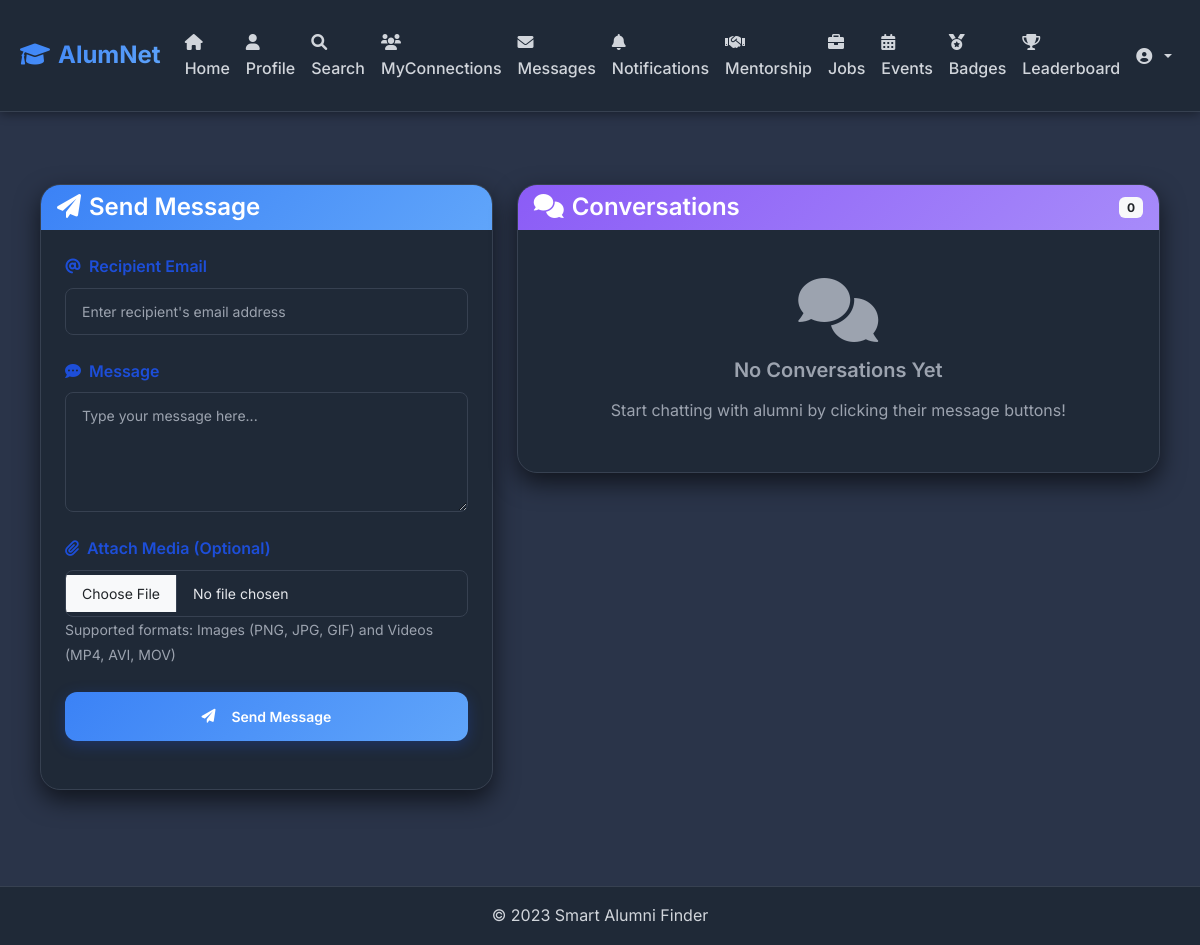
/messages (signed in), run on an earlier commit of the app's database.
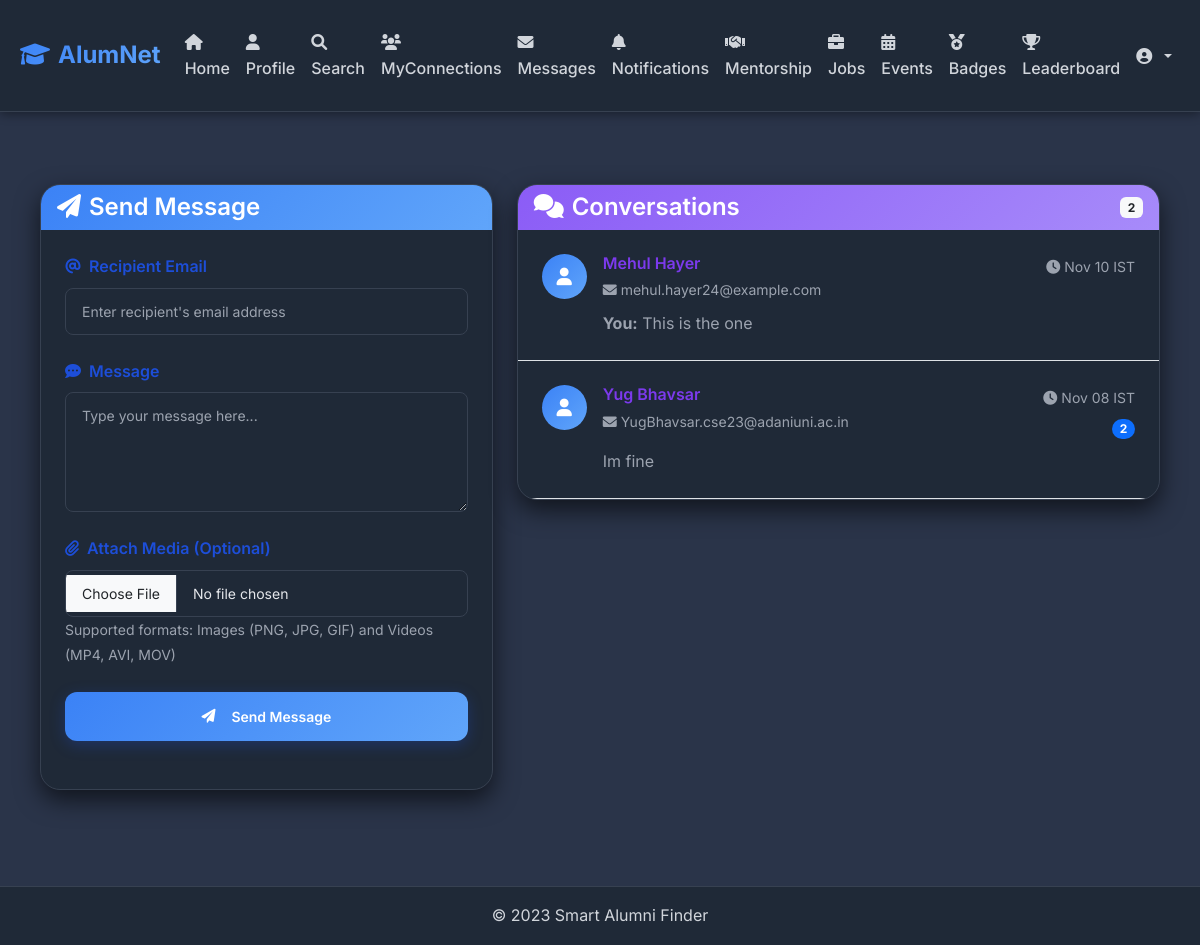
And on a later commit of the database.
### models.py (models this page shows, shortened)
class User(db.Model):
    id = db.Column(db.Integer, primary_key=True)
    username = db.Column(db.String(80), unique=True, nullable=False)
    email = db.Column(db.String(120), unique=True, nullable=False)
    password = db.Column(db.String(120), nullable=False)
    role = db.Column(db.String(20), nullable=False)  # student, alumni, faculty
    alumni_id = db.Column(db.String(20), unique=True, nullable=True)  # For alumni
    faculty_id = db.Column(db.String(20), unique=True, nullable=True)  # For faculty
    batch_year = db.Column(db.Integer, nullable=True)
    skills = db.Column(db.Text, nullable=True)  # comma-separated
    created_at = db.Column(db.DateTime, default=datetime.utcnow)

class Message(db.Model):
    id = db.Column(db.Integer, primary_key=True)
    sender_id = db.Column(db.Integer, db.ForeignKey('user.id'), nullable=False)
    receiver_id = db.Column(db.Integer, db.ForeignKey('user.id'), nullable=False)
    content = db.Column(db.Text, nullable=True)
    media_type = db.Column(db.String(10), nullable=True)  # image, video
    media_path = db.Column(db.String(200), nullable=True)  # path to uploaded file
    timestamp = db.Column(db.DateTime, default=datetime.utcnow)
    sender = db.relationship('User', foreign_keys=[sender_id], backref='sent_messages')
    receiver = db.relationship('User', foreign_keys=[receiver_id], backref='received_messages')

### app.py (the view)
@app.route('/messages')
def messages():
    if 'user_id' not in session:
        return redirect(url_for('login'))
    user_id = session['user_id']
    sent_to = db.session.query(Message.receiver_id).filter_by(sender_id=user_id).distinct().all()
    received_from = db.session.query(Message.sender_id).filter_by(receiver_id=user_id).distinct().all()
    conversation_user_ids = set()
    for user_tuple in sent_to + received_from:
        conversation_user_ids.add(user_tuple[0])
    conversations = []
    for other_user_id in conversation_user_ids:
        if other_user_id != user_id:
            other_user = User.query.get(other_user_id)
            latest_message = Message.query.filter(
                ((Message.sender_id == user_id) & (Message.receiver_id == other_user_id)) |
                ((Message.sender_id == other_user_id) & (Message.receiver_id == user_id))
            ).order_by(Message.timestamp.desc()).first()
            if latest_message:
                conversations.append({
                    'user': other_user,
                    'latest_message': latest_message,
                    'unread_count': Message.query.filter_by(sender_id=other_user_id, receiver_id=user_id).count()
                })
    conversations.sort(key=lambda x: x['latest_message'].timestamp, reverse=True)
    return render_template('messages.html', conversations=conversations)

### templates/messages.html (shortened to what this page needs)
{% extends "base.html" %}
{% block content %}
<div class="messages-section py-5">
    <div class="container">
        <div class="row">
            <div class="col-lg-5 mb-4">
                <div class="card shadow-lg rounded-xl h-100">
                    <div class="card-header bg-gradient-primary text-white">
                        <h4 class="mb-0">
                            <i class="fas fa-paper-plane me-2"></i>Send Message
                        </h4>
                    </div>
                    <div class="card-body p-4">
                        <form method="POST" action="{{ url_for('send_message') }}" enctype="multipart/form-data">
                            <div class="mb-4">
                                <label for="receiver_email" class="form-label fw-semibold">
                                    <i class="fas fa-at me-2"></i>Recipient Email
                                </label>
                                <input type="email" id="receiver_email" name="receiver_email"
                                       class="form-control form-control-lg"
                                       placeholder="Enter recipient's email address"
                                       value="{{ request.args.get('recipient', '') }}" required>
                            </div>
                            <div class="mb-4">
                                <label for="content" class="form-label fw-semibold">
                                    <i class="fas fa-comment-dots me-2"></i>Message
                                </label>
                                <textarea name="content" id="content" class="form-control form-control-lg"
                                          placeholder="Type your message here..." rows="4"
                                          style="resize: vertical; min-height: 120px;"></textarea>
                            </div>
                            <div class="mb-4">
                                <label for="media" class="form-label fw-semibold">
                                    <i class="fas fa-paperclip me-2"></i>Attach Media (Optional)
                                </label>
                                <input type="file" name="media" id="media" class="form-control form-control-lg"
                                       accept="image/*,video/*">
                                <small class="text-muted">Supported formats: Images (PNG, JPG, GIF) and Videos (MP4, AVI, MOV)</small>
                            </div>
                            <button type="submit" class="btn btn-primary btn-lg w-100">
                                <i class="fas fa-paper-plane me-2"></i>Send Message
                            </button>
                        </form>
                    </div>
                </div>
            </div>
            <div class="col-lg-7">
                <div class="card shadow-lg rounded-xl">
                    <div class="card-header bg-gradient-accent text-white d-flex justify-content-between align-items-center">
                        <h4 class="mb-0">
                            <i class="fas fa-comments me-2"></i>Conversations
                        </h4>
                        <span class="badge bg-light text-dark">{{ conversations|length if conversations else 0 }}</span>
                    </div>
                    <div class="card-body p-0">
                        {% if conversations %}
                        <div class="conversations-list">
                            {% for conversation in conversations %}
                            <a href="{{ url_for('chat', user_id=conversation.user.id) }}" class="text-decoration-none">
                                <div class="conversation-item p-4 border-bottom">
                                    <div class="d-flex align-items-start">
                                        <div class="avatar-circle me-3">
                                            <i class="fas fa-user"></i>
                                        </div>
                                        <div class="flex-grow-1">
                                            <div class="d-flex justify-content-between align-items-start mb-2">
                                                <div>
                                                    <h6 class="mb-1 fw-semibold text-dark">{{ conversation.user.username }}</h6>
                                                    <small class="text-muted">
                                                        <i class="fas fa-envelope me-1"></i>{{ conversation.user.email }}
                                                    </small>
                                                </div>
                                                <div class="text-end">
                                                    <small class="text-muted">
                                                        <i class="fas fa-clock me-1"></i>{{ conversation.latest_message.timestamp.strftime('%b %d') }} IST
                                                    </small>
                                                    {% if conversation.unread_count > 0 %}
                                                    <div class="unread-badge mt-1">
                                                        <span class="badge bg-primary rounded-pill">{{ conversation.unread_count }}</span>
                                                    </div>
                                                    {% endif %}
                                                </div>
                                            </div>
                                            <p class="mb-0 conversation-preview text-muted">
                                                {% if conversation.latest_message.sender_id == session['user_id'] %}
                                                    <strong>You:</strong>
                                                {% endif %}
                                                {{ conversation.latest_message.content | truncate(50) }}
                                            </p>
                                        </div>
                                    </div>
                                </div>
                            </a>
                            {% endfor %}
                        </div>
                        {% else %}
                        <div class="text-center py-5">
                            <i class="fas fa-comments fa-4x text-muted mb-3"></i>
                            <h5 class="text-muted">No Conversations Yet</h5>
                            <p class="text-muted mb-0">Start chatting with alumni by clicking their message buttons!</p>
                        </div>
                        {% endif %}
                    </div>
                </div>
            </div>
        </div>
    </div>
</div>
{% endblock %}

### templates/base.html (shortened to what this page needs)
<!DOCTYPE html>
<html lang="en">
<head>
    <link href="https://cdn.jsdelivr.net/npm/bootstrap@5.3.3/dist/css/bootstrap.min.css" rel="stylesheet">
    <link rel="stylesheet" href="{{ url_for('static', filename='css/style.css') }}">
</head>
<body>
    <header>
        <nav class="navbar navbar-expand-lg">
            <div class="container">
                <a class="navbar-brand" href="{{ url_for('index') }}">
                    <i class="fas fa-graduation-cap me-2"></i>AlumNet
                </a>
                <div class="collapse navbar-collapse" id="navbarNav">
                    <ul class="navbar-nav me-auto">
                        <li class="nav-item"><a class="nav-link" href="{{ url_for('index') }}"><i class="fas fa-home me-1"></i>Home</a></li>
                        {% if session.user_id %}
                            <li class="nav-item"><a class="nav-link" href="{{ url_for('profile') }}"><i class="fas fa-user me-1"></i>Profile</a></li>
                            <li class="nav-item"><a class="nav-link" href="{{ url_for('search') }}"><i class="fas fa-search me-1"></i>Search</a></li>
                            <li class="nav-item"><a class="nav-link" href="{{ url_for('myconnections') }}"><i class="fas fa-users me-1"></i>MyConnections</a></li>
                            <li class="nav-item"><a class="nav-link" href="{{ url_for('messages') }}"><i class="fas fa-envelope me-1"></i>Messages</a></li>
                            <li class="nav-item"><a class="nav-link" href="{{ url_for('notifications') }}"><i class="fas fa-bell me-1"></i>Notifications
                                {% set unread_count = current_user.notifications.filter_by(is_read=False).count() if current_user else 0 %}
                            </a></li>
                            <li class="nav-item"><a class="nav-link" href="{{ url_for('mentorship') }}"><i class="fas fa-handshake me-1"></i>Mentorship</a></li>
                            <li class="nav-item"><a class="nav-link" href="{{ url_for('jobs') }}"><i class="fas fa-briefcase me-1"></i>Jobs</a></li>
                            <li class="nav-item"><a class="nav-link" href="{{ url_for('events') }}"><i class="fas fa-calendar-alt me-1"></i>Events</a></li>
                            <li class="nav-item"><a class="nav-link" href="{{ url_for('badges') }}"><i class="fas fa-medal me-1"></i>Badges</a></li>
                            <li class="nav-item"><a class="nav-link" href="{{ url_for('leaderboard') }}"><i class="fas fa-trophy me-1"></i>Leaderboard</a></li>
                        {% endif %}
                    </ul>
                    <ul class="navbar-nav ms-auto align-items-center">
                        {% if session.user_id %}
                            <li class="nav-item dropdown">
                                <a class="nav-link dropdown-toggle d-flex align-items-center" href="#" id="userDropdown" role="button" data-bs-toggle="dropdown">
                                    <i class="fas fa-user-circle me-2"></i>{{ session.username }}
                                </a>
                            </li>
                        {% else %}
                            <li class="nav-item"><a class="nav-link" href="{{ url_for('login') }}"><i class="fas fa-sign-in-alt me-1"></i>Login</a></li>
                            <li class="nav-item"><a class="btn btn-primary ms-2" href="{{ url_for('register') }}"><i class="fas fa-user-plus me-1"></i>Register</a></li>
                        {% endif %}
                    </ul>
                </div>
            </div>
        </nav>
    </header>
    <main class="container mt-4">
        {% block content %}{% endblock %}
    </main>
    <footer class="text-center py-3 mt-4">
        <p class="mb-0">&copy; 2023 Smart Alumni Finder</p>
    </footer>
</body>
</html>

What changed in the data, as far as the page shows it:
now on this page (row edited): User: user.username "Mehul Hayer", user.email "mehul.hayer24@example.com"
added Message: latest_message.timestamp "Nov 10", latest_message.content "This is the one"
added User: user.username "Yug Bhavsar", user.email "YugBhavsar.cse23@adaniuni.ac.in"
added Message: latest_message.timestamp "Nov 08", latest_message.content "Im fine"
Also different on the page:
{{ conversations|length if conversations else 0 }}: "0" → "2"
new list line: "IST You:"
new list line: "IST 2"
text no longer shown: "No Conversations Yet Start chatting with alumni by clicking their message buttons!"
